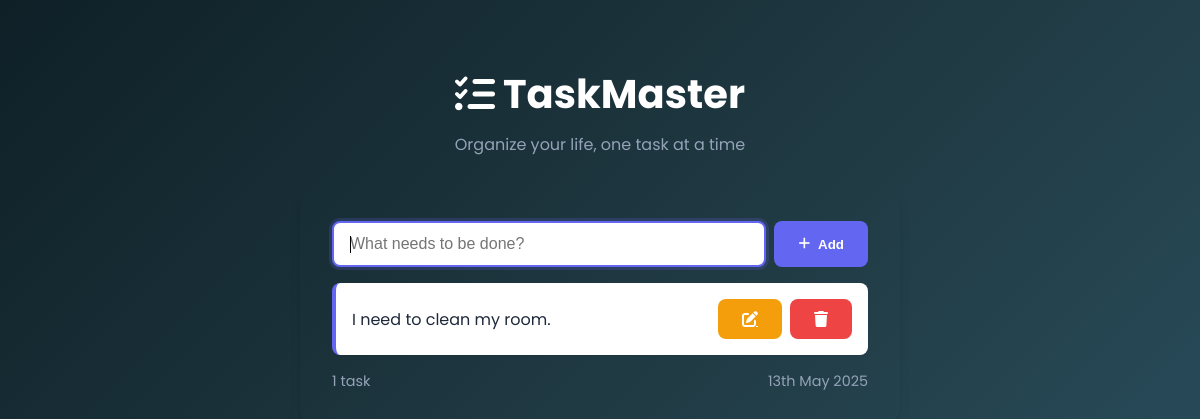
Before: / with the older database file.
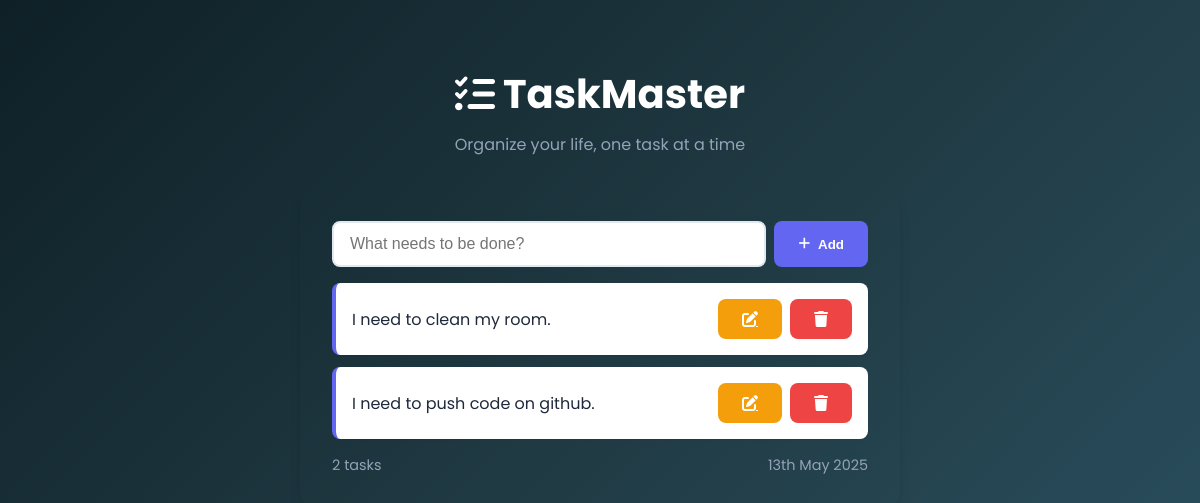
After: the same page with the newer database file.
### todo/models.py (models this page shows, shortened)
class Todo(models.Model):
    text = models.CharField(max_length = 200)
    is_completed = models.BooleanField(default=False)

### todo/views.py (the view)
# urls.py: path('',index,name="index"),
def index(request):
    todos = Todo.objects.all()
    if request.method == 'POST':
        text = request.POST['todo']
        todo = Todo.objects.create(text=text)
        todo.save()
        return redirect('index')
    return render(request,'index.html',{'todos':todos})

### todo/templates/index.html (shortened to what this page needs)
<!DOCTYPE html>
<html lang="en">
<head>
    <link rel="stylesheet" href="https://cdnjs.cloudflare.com/ajax/libs/font-awesome/6.0.0-beta3/css/all.min.css">
</head>
<body>
    <div class="container">
        <div class="header">
            <h1><i class="fas fa-tasks"></i> TaskMaster</h1>
            <p>Organize your life, one task at a time</p>
        </div>
        <div class="todo-card">
            <form method="POST">
                <div class="form-group">
                    <input type="text" name="todo" class="input-field" placeholder="What needs to be done?" value="" autofocus>
                    <button type="submit" class="btn btn-primary">
                        <i class="fas fa-plus"></i> Add
                    </button>
                </div>
            </form>
            {% if todos %}
                <ul class="todo-list">
                    {% for todo in todos %}
                        <li class="todo-item">
                            <span class="todo-text">{{ todo.text }}</span>
                            <div class="todo-actions">
                                <a href="{% url 'edit_todo' todo.id %}" class="btn btn-secondary">
                                    <i class="fas fa-edit"></i>
                                </a>
                                <a href="{% url 'delete_todo' todo.id %}" class="btn btn-danger">
                                    <i class="fas fa-trash"></i>
                                </a>
                            </div>
                        </li>
                    {% endfor %}
                </ul>
                <div class="stats">
                    <span>{{ todos|length }} task{{ todos|pluralize }}</span>
                    <span>{% now "jS F Y" %}</span>
                </div>
            {% else %}
                <div class="empty-state">
                    <i class="fas fa-clipboard-list"></i>
                    <p>Your to-do list is empty. Add a task to get started!</p>
                </div>
            {% endif %}
        </div>
    </div>
</body>
</html>

Changed rows visible on the page:
added Todo: text "I need to push code on github."
Other visible differences:
{{ todos|length }}: "1" → "2"
